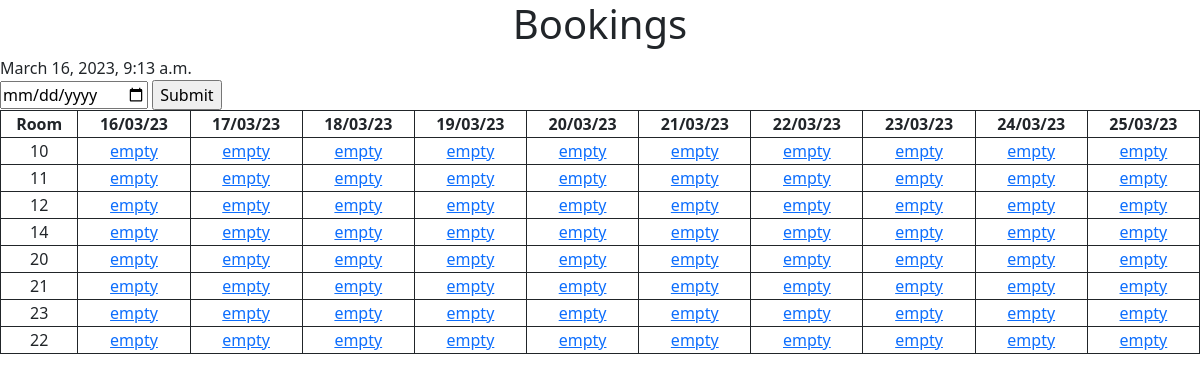
The app's page /, older data.
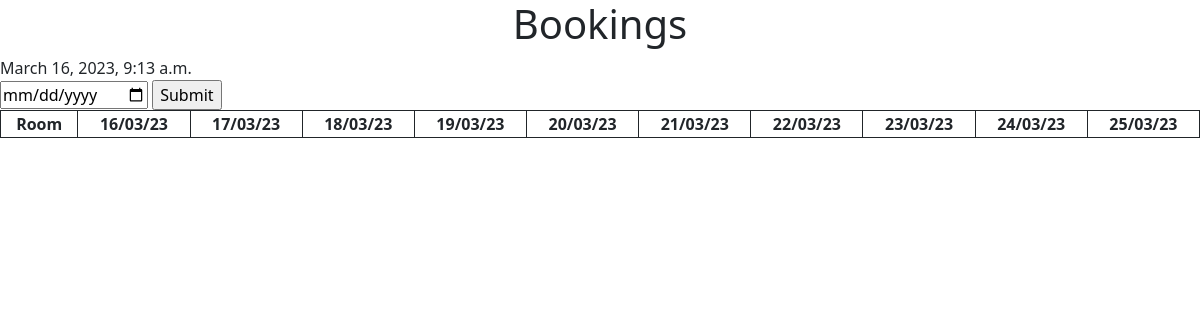
The same page, newer data.
### bookings/models.py (models this page shows)
class Room(models.Model):
    identifier = models.CharField(max_length=8)
    occupancy = models.IntegerField()
    def __str__(self):
        return self.identifier

### bookings/views.py (the view, shortened to what this page needs)
# urls.py: path('', views.index, name='index'),
def index(request):
    if request.method == 'POST':
        date = request.POST.get('date')
        date_check = datetime.fromisoformat(date).replace(tzinfo=AMSTERDAM)
    else:
        date_check = timezone.now()
    booking_list = []
    dates = ['Room']
    rooms = Room.objects.all()
    bookings = Booking.objects.filter(check_in__range=(date_check - timedelta(days=14), date_check + timedelta(days=14)))
    date_check_header = date_check
    for i in range(DAYCOUNT):
        dates.append(date_check_header.strftime('%d/%m/%y'))
        date_check_header += timedelta(days=1)
    for room_nr in rooms:
        booking_list.append([room_nr])
    for room_row in booking_list:
        d = date_check
        for i in range(DAYCOUNT):
            room_row.append(d.strftime('%d%m%y'))
            d += timedelta(days=1)
    for row in booking_list:
        bookings_per_room = bookings.filter(room=row[0])
    return render(request, 'bookings/index.html',
                  {'booking_list': booking_list,
                   'dates' : dates,
                   'date_check': date_check})

### bookings/templates/bookings/index.html (shortened to what this page needs)
{% extends 'bookings/header.html' %}
{% block content %}
<h1>Bookings</h1>
{{date_check}}
<form action="" method="post">
  <input type="date" name="date">
  <input type="submit" value="Submit">
</form>
  <table>
    <tr>
      {% for date in dates %}
        <th>{{ date }}</th>
      {% endfor %}
    </tr>
      {% if booking_list %}
        {% for room in booking_list %}
          <tr>
              {% for booking in room %}
                {% if booking.pk %}
                  {% if booking.identifier %}
                    <td>{{ booking }}</td>
                  {% else %}
                    <td><a href="detail/{{booking.pk}}">{{ booking }}</a></td>
                  {% endif %}
                {% else %}
                  <td><a href="new_booking/{{room.0.pk}}/{{booking}}">empty</a></td>
                {% endif %}
              {% endfor %}
          </tr>
        {% endfor %}
      {% endif %}
  </table>
{% endblock %}

### bookings/templates/bookings/header.html (shortened to what this page needs)
<!DOCTYPE html>
<html lang="en">
  <head>
    {% load static %}
    <link href="https://cdn.jsdelivr.net/npm/bootstrap@5.3.0-alpha1/dist/css/bootstrap.min.css" rel="stylesheet">
    <link rel="stylesheet" href="{% static 'bookings/style.css' %}">
  </head>
  <body>
    {% block content %}
    {% endblock %}
  </body>
</html>

### bookings/static/bookings/style.css (style rules this page uses)
h1, h5 { text-align: center; }
table { border: 1px solid; width: 100%; border-collapse: collapse; }
td, th { border: 1px solid; text-align: center; }

Row changes from the older to the newer data that the page shows:
removed Room: identifier "10"
removed Room: identifier "11"
removed Room: identifier "12"
removed Room: identifier "14"
removed Room: identifier "20"
removed Room: identifier "21"
removed Room: identifier "23"
removed Room: identifier "22"
